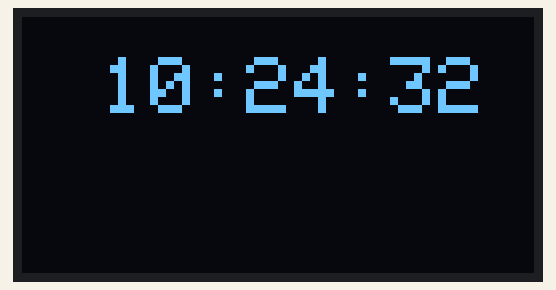
Simulated run of this sketch. Board: ESP32. On the bench: 128×64 one-colour display. The local clock reads 2024-03-15 10:24:30 at power-on unless the sketch sets it; what the sketch prints to the serial monitor is not drawn.

Above: at 2.1 s.
At 6.2 s:
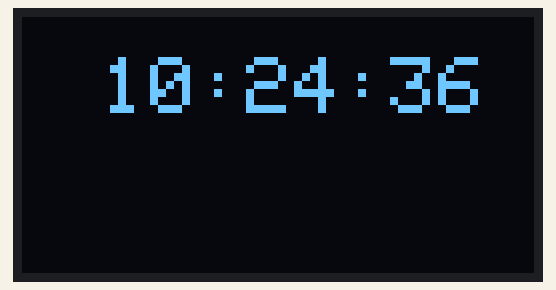
At 10.3 s:
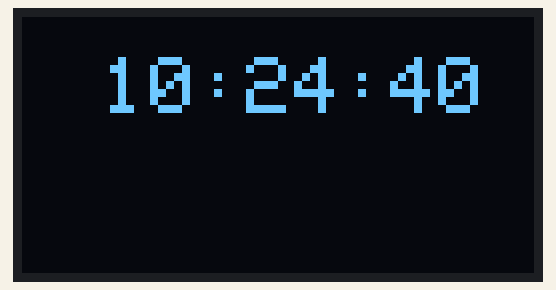
At 19.6 s:
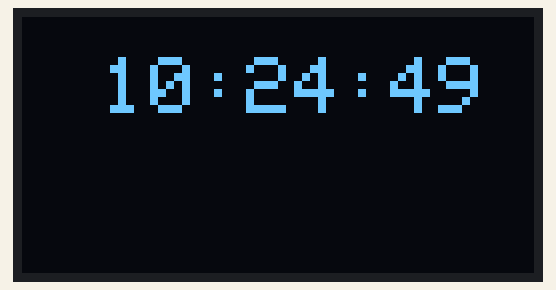
At 28.8 s:
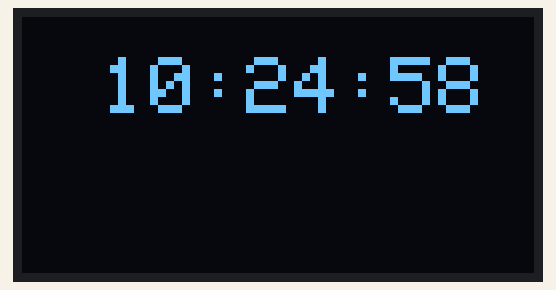
At 38.0 s:
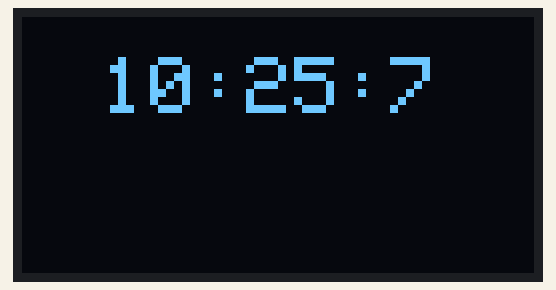

The sketch:

ESP32_RTC_OLED.ino
```cpp
 #include <Wire.h>
#include <Adafruit_GFX.h>
#include <Adafruit_SSD1306.h>
#include <RTClib.h>

#define SCREEN_WIDTH 128 // OLED width, in pixels
#define SCREEN_HEIGHT 64 // OLED height, in pixels

RTC_DS1307 rtc;

// Create an OLED display object connected to I2C
Adafruit_SSD1306 oled(SCREEN_WIDTH, SCREEN_HEIGHT, &Wire, -1);

// Bitmap of arduino-icon image
const unsigned char arduino_icon [] PROGMEM = {
  // Your bitmap data here...
};

void setup() {
  Serial.begin(9600);
  Wire.begin(21, 22);  // SDA on GPIO 21, SCL on GPIO 22

  if (!rtc.begin()) {
    Serial.println("Couldn't find RTC");
    while (1);
  }
 // rtc.adjust(DateTime(2024, 5, 24, 17,36, 0));
  if (!rtc.isrunning()) {
    Serial.println("RTC is NOT running, let's set the time!");
    rtc.adjust(DateTime(F(__DATE__), F(__TIME__)));
  }

  Serial.println(F("Initializing SSD1306 OLED..."));
  if (!oled.begin(SSD1306_SWITCHCAPVCC, 0x3C)) {
    Serial.println(F("Failed to start SSD1306 OLED"));
    while (1);
  }

  delay(2000); // Wait two seconds for initializing
  oled.setCursor(0, 0);
}

void loop() {
  DateTime now = rtc.now();

  Serial.print(now.year(), DEC);
  Serial.print('/');
  Serial.print(now.month(), DEC);
  Serial.print('/');
  Serial.print(now.day(), DEC);
  Serial.print(" ");
  Serial.print(now.hour(), DEC);
  Serial.print(':');
  Serial.print(now.minute(), DEC);
  Serial.print(':');
  Serial.print(now.second(), DEC);
  Serial.println();

  oled.clearDisplay(); // Clear display

  oled.setTextSize(2);         // Set text size
  oled.setTextColor(WHITE);    // Set text color
  oled.setCursor(20, 10);      // Set position to display
  oled.print(now.hour(), DEC); // Set text
  oled.print(":");             // Set text
  oled.print(now.minute(), DEC); // Set text
  oled.print(":");             // Set text
  oled.println(now.second(), DEC); // Set text

  oled.display(); // Display on OLED

  delay(1000); // Wait one second before updating
}

void displayBitmap() {
  oled.clearDisplay();
  oled.drawBitmap(0, 0, arduino_icon, 128, 64, WHITE);
  oled.display();
  delay(1000);
}
```

Measured:
- what the display in image 0 shows lasts 1.0 s, from 2.1 s to 3.1 s
